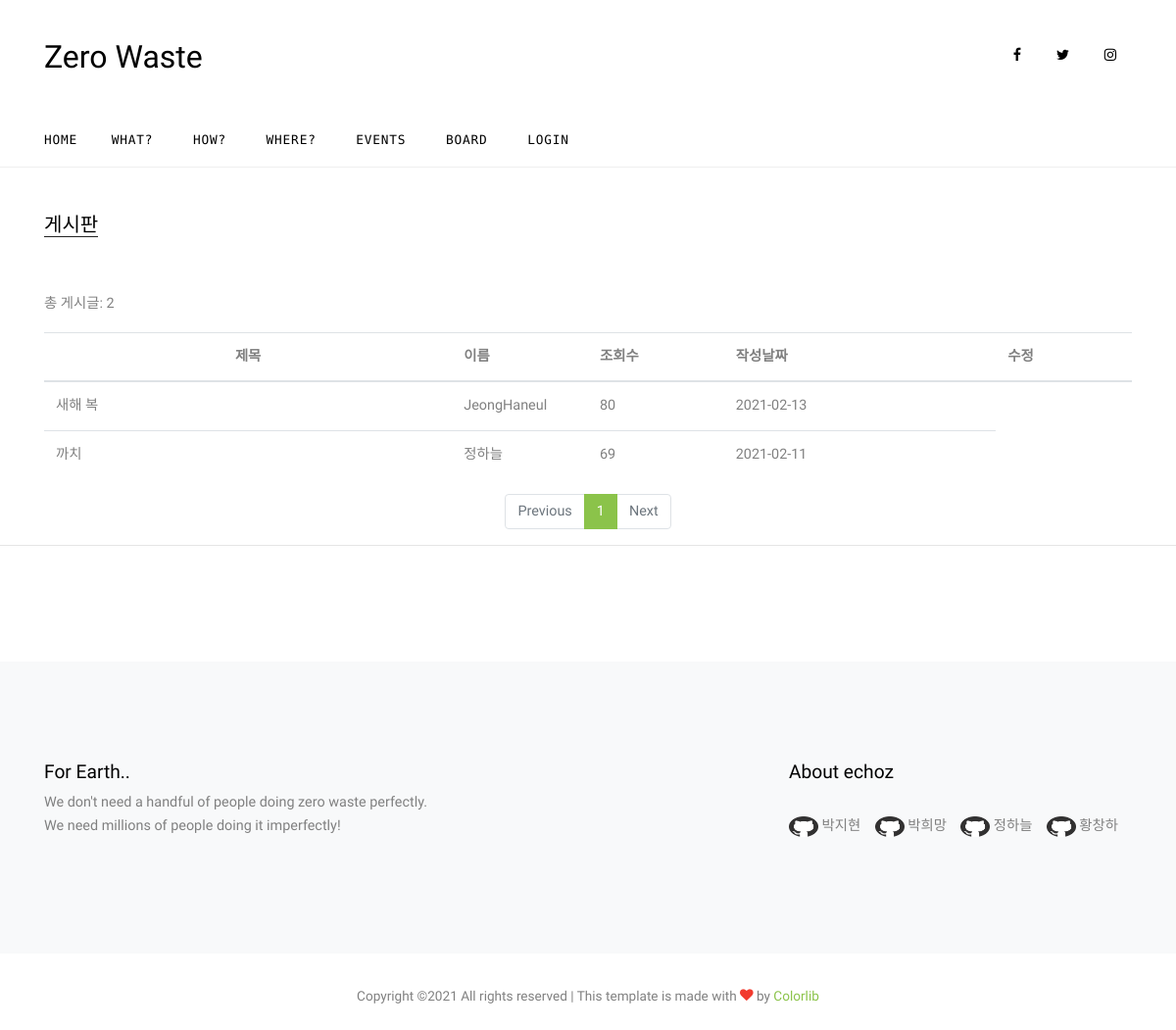
Page /echozapp/Board/ on the earlier database version.
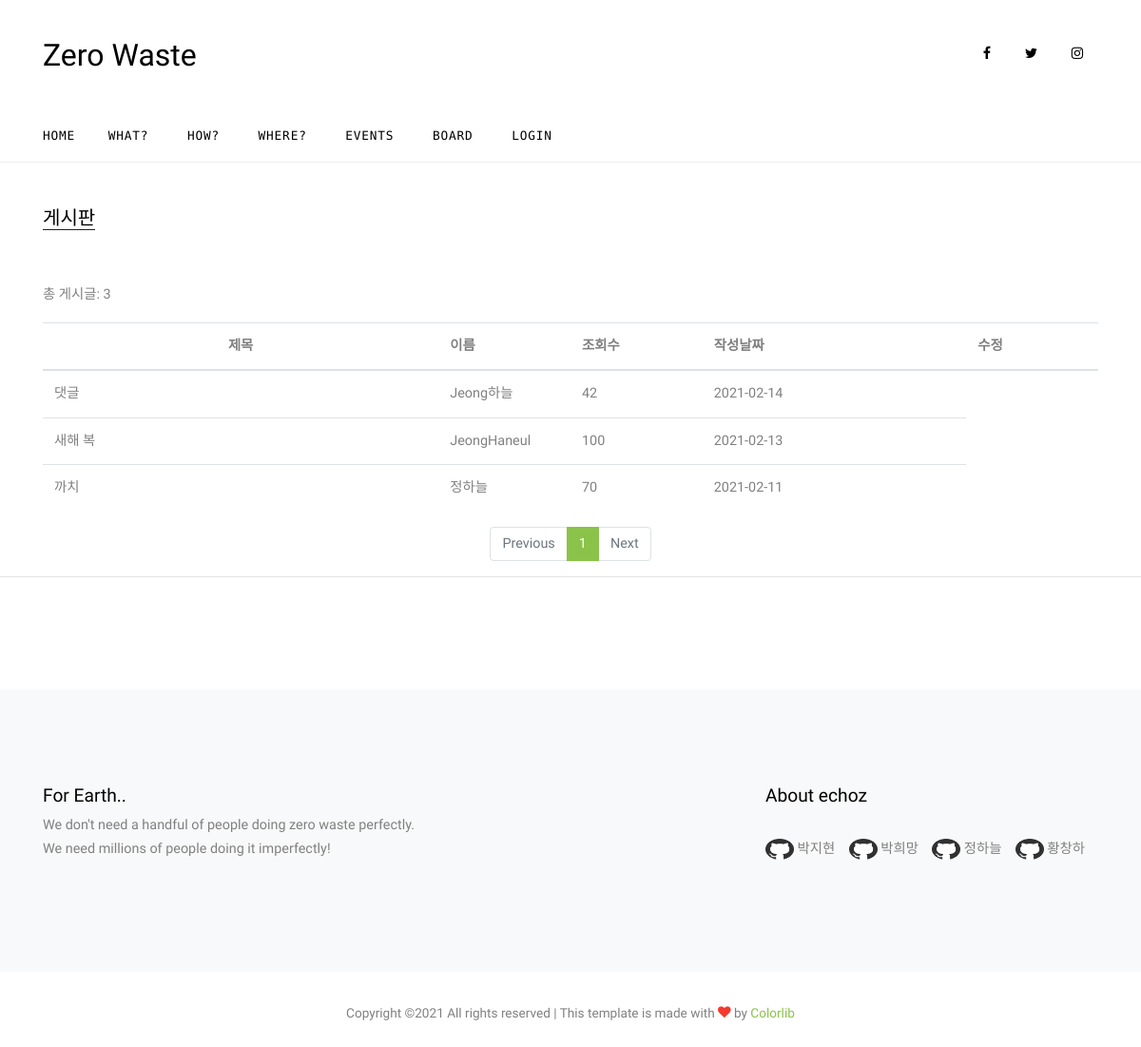
Same page on the later database version.
### echozapp/models.py (models this page shows)
class Post(models.Model):
    author = models.ForeignKey(User, on_delete=models.CASCADE)
    title = models.CharField(max_length=30)
    content = models.TextField()
    writedate = models.DateTimeField(auto_now_add=True)
    count = models.IntegerField(default=0)

### echozapp/views.py (the view)
# urls.py: path('Board/', views.Board, name='Board'),
def Board(request):
    page = request.GET.get('page', 1)
    vlist = Post.objects.all()
    vlist = vlist.order_by('-writedate')
    paginator = Paginator(vlist, 3)
    vlistpage = paginator.get_page(page)
    boardcount = Post.objects.count()
    context = {"vlist": vlistpage,"boardcount":boardcount}
    return render(request, 'Board.html',context)

### echozapp/templates/Board.html (shortened to what this page needs)
{% extends 'base.html' %}
{% block content %}
    <div class="site-section">
      <div class="container">
        <div class="row">
          <div class="col-lg-12">
            <div class="section-title mb-5">
              <h2>게시판</h2>
            </div>
          </div>
        </div>
            <p>총 게시글: {{boardcount}}</p>
            <table class="table table-hover">
                <thead>
                    <tr>
                        <th style="width:30%; text-align:center;">제목</th>
                        <th style="width:10%;">이름</th>
                        <th style="width:10%;">조회수</th>
                        <th style="width:20%;">작성날짜</th>
                        <th style="width:10%;">수정</th>
                    </tr>
                </thead>
                <tbody>
                 {% for wdata in vlist %}
                <tr>
                    <td onclick="Boardview({{wdata.id}})"> {{wdata.title}} </td>
                    <td>{{wdata.author.last_name}}{{wdata.author.first_name}}</td>
                    <td>{{wdata.count}}</td>
                    <td >{{wdata.writedate |date:"Y-m-d"}}</td>
                </tr>
                {% endfor %}
                </tbody>
            </table>
      </div>
      <ul class="pagination justify-content-center">
          {% if vlist.has_previous %}
            <li class="page-item"><a class="page-link" href="?page={{vlist.previous_page_number}}">Previous</a></li>
          {% else %}
            <li class="page-item disabled"><a class="page-link"  tabindex="-1" aria-disabled="true" href="#">Previous</a></li>
          {% endif %}
          {% for page_number in vlist.paginator.page_range %}
            {% if page_number == vlist.number %}
                <li class="page-item active" aria-current="page"><a class="page-link" href="?page={{page_number}}"> {{page_number}}</a></li>
            {% else %}
                <li class="page-item"><a class="page-link" href="?page={{page_number}}"> {{page_number}}</a></li>
            {% endif%}
          {% endfor %}
          {% if vlist.has_next %}
            <li class="page-item"><a class="page-link" href="?page={{vlist.next_page_number}}">Next</a></li>
          {% else%}
            <li class="page-item disabled"><a class="page-link"  tabindex="-1" aria-disabled="true" href="#">Next</a></li>
          {% endif %}
      </ul>
      <hr>
      <div class="row justify-content-md-center">
			<div class="col-md-6 col-md-offset-3">
            </div>
      </div>
    </div>
{% endblock %}

### teamproject/templates/base.html (shortened to what this page needs)
<!DOCTYPE html>
<html lang="ko">
<head>
  <link rel="stylesheet" href= "/static/fonts/icomoon/style.css">
  <link rel="stylesheet" href="/static/css/bootstrap.min.css">
  <link rel="stylesheet" href="/static/css/jquery-ui.css">
  <link rel="stylesheet" href="/static/css/owl.carousel.min.css">
  <link rel="stylesheet" href="/static/css/owl.theme.default.min.css">
  <link rel="stylesheet" href="/static/css/owl.theme.default.min.css">
  <link rel="stylesheet" href="/static/css/jquery.fancybox.min.css">
  <link rel="stylesheet" href="/static/css/bootstrap-datepicker.css" >
  <link rel="stylesheet" href="/static/fonts/flaticon/font/flaticon.css">
  <link rel="stylesheet" href="/static/css/aos.css">
  <link href="/static/css/jquery.mb.YTPlayer.min.css" media="all" rel="stylesheet" type="text/css">
  <link rel="stylesheet" href="/static/css/style.css">
</head>
<body data-offset="300" data-spy="scroll" data-target=".site-navbar-target">
  <div class="site-wrap">
    <div class="header-top">
      <div class="container">
        <div class="row align-items-center">
          <div class="col-12 col-lg-6 d-flex">
            <a href="/echozapp/index/" class="site-logo">
              Zero Waste
            </a>
          </div>
          <div class="col-12 col-lg-6 ml-auto d-flex">
            <div class="ml-md-auto top-social d-none d-lg-inline-block">
              <a href="#" class="d-inline-block p-3"><span class="icon-facebook"></span></a>
                <a href="#" class="d-inline-block p-3"><span class="icon-twitter"></span></a>
                <a href="#" class="d-inline-block p-3"><span class="icon-instagram"></span></a>
            </div>
          </div>
        </div>
      </div>
      <div class="site-navbar py-2 js-sticky-header site-navbar-target d-none pl-0 d-lg-block" role="banner">
      <div class="container">
        <div class="d-flex align-items-center">
          <div class="mr-auto">
            <nav class="site-navigation position-relative text-right" role="navigation">
              <ul class="site-menu main-menu js-clone-nav mr-auto d-none pl-0 d-lg-block">
                <li class="active">
                 <a href="/echozapp/index/" class="nav-link text-left">Home</a>
                </li>
                <li>
                  <a href="/echozapp/What/" class="nav-link text-left">What?</a>
                </li>
                <li>
                  <a href="/echozapp/How/"  class="nav-link text-left">How?</a>
                </li>
                <li>
                  <a href="/echozapp/Where/" class="nav-link text-left">Where?</a>
                </li>
                <li>
                    <a href="/echozapp/Events/"   class="nav-link text-left">Events</a>
                </li>
                <li><a href="/echozapp/Board/"   class="nav-link text-left">Board</a></li>
                {% if user.is_authenticated %}
                        <li><a class="nav-link text-left">{{user.username}}</a></li>
                        <li><a href="/echozapp/mypage/" class="nav-link text-left">내 정보</a></li>
                        <li><a href="/echozapp/logout" class="nav-link text-left">로그아웃</a></li>
                {%else%}
                   <li><a href="/accountapp/login/" class="nav-link text-left">Login</a></li>
                {% endif %}
              </ul>
            </nav>
          </div>
        </div>
      </div>
    </div>
    </div>
  </div>
  <div>
{% block content %}
{% endblock %}
  </div>
<div class="site-section subscribe bg-light">
      <div class="container">
        <form action="#" class="row align-items-center">
          <div class="col-md-5 mr-auto">
            <h2>For Earth..</h2>
            <p>We don't need a handful of people doing zero waste perfectly.<br> We need millions of people doing it imperfectly!</p>
          </div>
          <div class="col-md-4 ml-auto">
            <div class="single-footer-widget">
              <h2>About echoz</h2><br>
              <p>
              <a href="https://github.com/jihyun0202" target="_blank">
                <img class="img-fluidid" src="/static/images/github.png" style="width:30px;"></a>   박지현  &nbsp&nbsp
              <a href="https://github.com/Heemang221" target="_blank">
                <img class="img-fluidid" src="/static/images/github.png" style="width:30px;"></a>   박희망  &nbsp&nbsp
              <a href="https://github.com/HaneulJ" target="_blank">
                <img class="img-fluidid" src="/static/images/github.png" style="width:30px;"></a>   정하늘  &nbsp&nbsp
              <a href="https://github.com/HTSPRS" target="_blank">
                <img class="img-fluidid" src="/static/images/github.png" style="width:30px;"></a>   황창하 <br>
              </p>
            </div>
          </div>
        </form>
      </div>
    </div>
    <div class="footer">
      <div class="container">
        <div class="row">
          <div class="col-12">
            <div class="copyright">
                <p>
                    Copyright &copy;<script>document.write(new Date().getFullYear());</script> All rights reserved | This template is made with <i class="icon-heart text-danger" aria-hidden="true"></i> by <a href="https://colorlib.com" target="_blank" >Colorlib</a>
                    </p>
            </div>
          </div>
        </div>
      </div>
    </div>
</body>
</html>

### echozapp/static/css/style.css (style rules this page uses)
html { overflow-x: hidden; }
body { line-height: 1.7; color: gray; font-weight: 300; font-size: .9rem; }
a { -webkit-transition: .3s all ease; -o-transition: .3s all ease; transition: .3s all ease; }
h1, h2, h3, h4, h5, .h1, .h2, .h3, .h4, .h5 { font-family: "Cabin", -apple-system, BlinkMacSystemFont, "Segoe UI", Roboto, "Helvetica Neue", Arial, sans-serif, "Apple Color Emoji", "Segoe UI Emoji", "Segoe UI Symbol", "Noto Color Emoji"; }
.site-wrap:before { display: none; -webkit-transition: .3s all ease-in-out; -o-transition: .3s all ease-in-out; transition: .3s all ease-in-out; background: rgba(0, 0, 0, 0.6); content: ""; position: absolute; z-index: 2000; top: 0; left: 0; right: 0; bottom: 0; opacity: 0; visibility: hidden; }
.site-section { padding: 2.5em 0; }
@media (min-width: 768px) { .site-section { padding: 7em 0; } }
.site-logo { font-size: 2rem; color: #000; }
.site-navbar { margin-bottom: 0px; z-index: 1999; width: 100%; background: #fff; font-family: "B612 Mono", monospace; }
.site-navbar .site-navigation .site-menu { margin-left: 0; padding-left: 0; margin-bottom: 0; }
.site-navbar .site-navigation .site-menu .active > a { color: #000; display: inline-block; padding-left: 10px; padding-right: 10px; }
.site-navbar .site-navigation .site-menu a { text-decoration: none !important; display: inline-block; }
.site-navbar .site-navigation .site-menu > li { display: inline-block; }
.site-navbar .site-navigation .site-menu > li:first-child > a { padding-left: 0; }
.site-navbar .site-navigation .site-menu > li > a { text-transform: uppercase; font-size: .8rem; letter-spacing: .05rem; font-weight: 400; display: inline-block; text-decoration: none !important; color: #000; }
.site-mobile-menu .site-nav-wrap { padding: 0; margin: 0; list-style: none; position: relative; }
.site-mobile-menu .site-nav-wrap a { padding: 10px 20px; display: block; position: relative; color: #212529; }
.site-mobile-menu .site-nav-wrap li { position: relative; display: block; }
.site-mobile-menu .site-nav-wrap li.active > a { color: #8bc34a !important; }
.site-mobile-menu .site-nav-wrap > li { display: block; position: relative; float: left; width: 100%; }
.site-mobile-menu .site-nav-wrap > li > a { padding-left: 20px; font-size: 20px; }
.sticky-wrapper .site-navbar { -webkit-transition: .3s all ease; -o-transition: .3s all ease; transition: .3s all ease; border-bottom: 1px solid #efefef; }
.sticky-wrapper .site-navbar .site-menu > li { display: inline-block; }
.sticky-wrapper .site-navbar .site-menu > li.active > a { color: #000; }
.header-top > .container { padding-top: 30px; padding-bottom: 30px; }
.section-title { color: #000; margin-bottom: 50px; }
.section-title h2 { font-size: 20px; font-weight: 400; border-bottom: 1px solid #222; position: relative; display: inline-block; }
.section-title h2:before { position: absolute; content: ""; height: 1px; background: #777; }
.subscribe form h2 { font-size: 1.2rem; color: #000; }
.subscribe form p { font-size: .9rem; }
.footer { font-size: .85rem; text-align: center; padding: 2rem 0; }
.top-social a { color: #000; }

Differences in the rows shown:
added Post: title "댓글", author.last_name "Jeong", author.first_name "하늘", count "42", writedate "2021-02-14"
changed Post "새해 복": count "80" → "100"
changed Post "까치": count "69" → "70"
Other differences:
{{ boardcount }}: "2" → "3"
